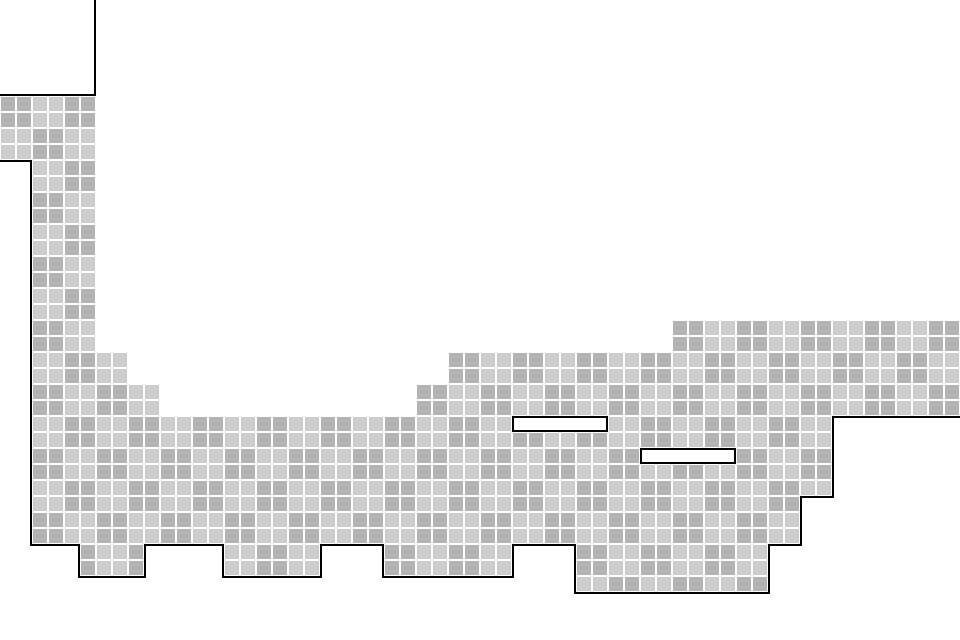

Tiled map render using the project's own tile images. Description and the map definition, with tile-layer contents summarised, below:
An orthogonal 60x40 tile map with 16x16 px tiles, 2 tile layers (background, mainlayer) and 1 object (Player).

<map version="1.0" orientation="orthogonal" width="60" height="40" tilewidth="16" tileheight="16" backgroundcolor="#ffffff">
 <properties>
  <property name="physicsGravityY" value="-9.81" />
  <property name="physicsSimulationSpeed" value="1.0" />
  <property name="restrictScrollingToMapBoundary" value="YES" />
 </properties>
 <tileset firstgid="1" name="Tileset_Geometry_16x16" tilewidth="16" tileheight="16" spacing="1" margin="1">
  <image source="Tileset_Geometry_16x16.png" width="128" height="128" />
 </tileset>
 <layer name="background" width="60" height="40">
  <data>[2400 cells, 734 non-empty, 2 distinct tile ids]</data>
 </layer>
 <layer name="mainlayer" width="60" height="40">
  <properties>
   <property name="_mainTileLayer" value="YES" />
  </properties>
  <data>[2400 cells, 334 non-empty, 13 distinct tile ids]</data>
 </layer>
 <objectgroup name="game objects" width="60" height="40">
  <object name="player" type="Player" x="776" y="480" width="16" height="32" />
 </objectgroup>
</map>
